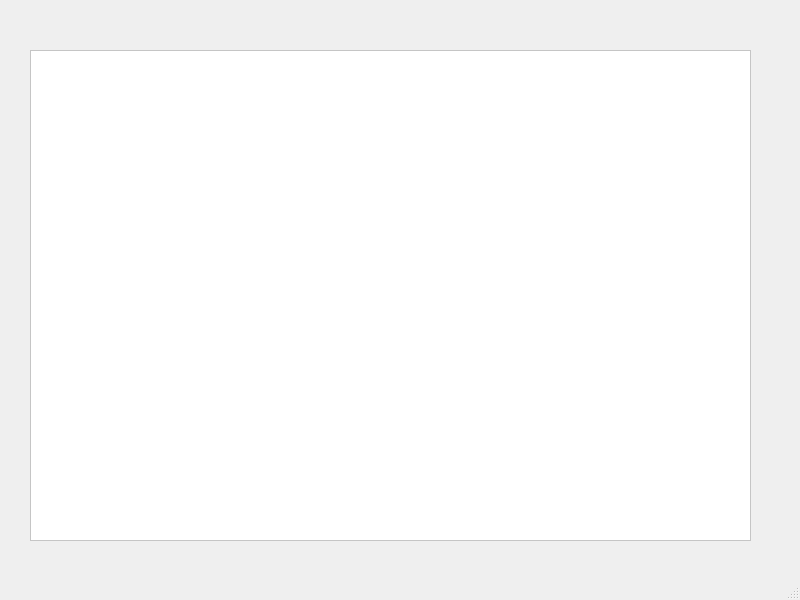
<?xml version="1.0" encoding="UTF-8"?>
<ui version="4.0">
 <class>DisplayEmprunte</class>
 <widget class="QMainWindow" name="DisplayEmprunte">
  <property name="geometry">
   <rect>
    <x>0</x>
    <y>0</y>
    <width>800</width>
    <height>600</height>
   </rect>
  </property>
  <property name="windowTitle">
   <string>MainWindow</string>
  </property>
  <widget class="QWidget" name="centralwidget">
   <widget class="QTableView" name="tableView">
    <property name="geometry">
     <rect>
      <x>30</x>
      <y>50</y>
      <width>721</width>
      <height>491</height>
     </rect>
    </property>
    <property name="autoFillBackground">
     <bool>true</bool>
    </property>
    <property name="styleSheet">
     <string notr="true">background-color:white;
color:black;</string>
    </property>
    <property name="lineWidth">
     <number>1</number>
    </property>
    <property name="editTriggers">
     <set>QAbstractItemView::NoEditTriggers</set>
    </property>
    <property name="dragDropOverwriteMode">
     <bool>false</bool>
    </property>
    <property name="gridStyle">
     <enum>Qt::SolidLine</enum>
    </property>
    <attribute name="horizontalHeaderVisible">
     <bool>false</bool>
    </attribute>
    <attribute name="horizontalHeaderCascadingSectionResizes">
     <bool>false</bool>
    </attribute>
   </widget>
  </widget>
  <widget class="QMenuBar" name="menubar">
   <property name="geometry">
    <rect>
     <x>0</x>
     <y>0</y>
     <width>800</width>
     <height>20</height>
    </rect>
   </property>
  </widget>
  <widget class="QStatusBar" name="statusbar"/>
 </widget>
 <resources/>
 <connections/>
</ui>
